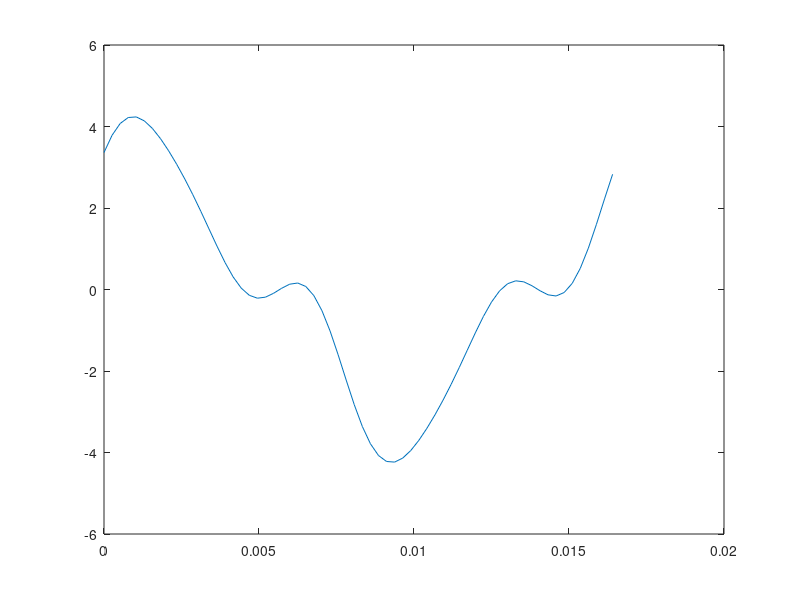

Reproduce this figure in MATLAB.
N=64;
t=0:1/(60*N):(N-1)/(60*N);
T1=0:2*pi/N:(N-1)*2*pi/N;
V=sqrt(2)*cos(T1)/N;
W=sqrt(2)*sin(T1)/N;
u=2*sqrt(2)*cos(120*pi*t)+sqrt(2)*sin(120*pi*t)+0.2*sqrt(2)*cos(3*120*pi*t)+...
    0.8*sqrt(2)*sin(3*120*pi*t)+0.25*cos(5*120*pi*t)+0.025*sin(5*120*pi*t);
plot(t,u)
C1=V*u';
S1=W*u';
U=C1+S1*j
pause
N=64;
t=0:1/(60*N):(N-1)/(60*N);
T1=0:2*pi/N:(N-1)*2*pi/N;
V=sqrt(2)*exp(j*T1)/N;
u=2*sqrt(2)*cos(120*pi*t)+sqrt(2)*sin(120*pi*t)+0.2*sqrt(2)*cos(3*120*pi*t)+...
    0.8*sqrt(2)*sin(3*120*pi*t)+0.25*cos(5*120*pi*t)+0.025*sin(5*120*pi*t);
plot(t,u)
U=V*u'
